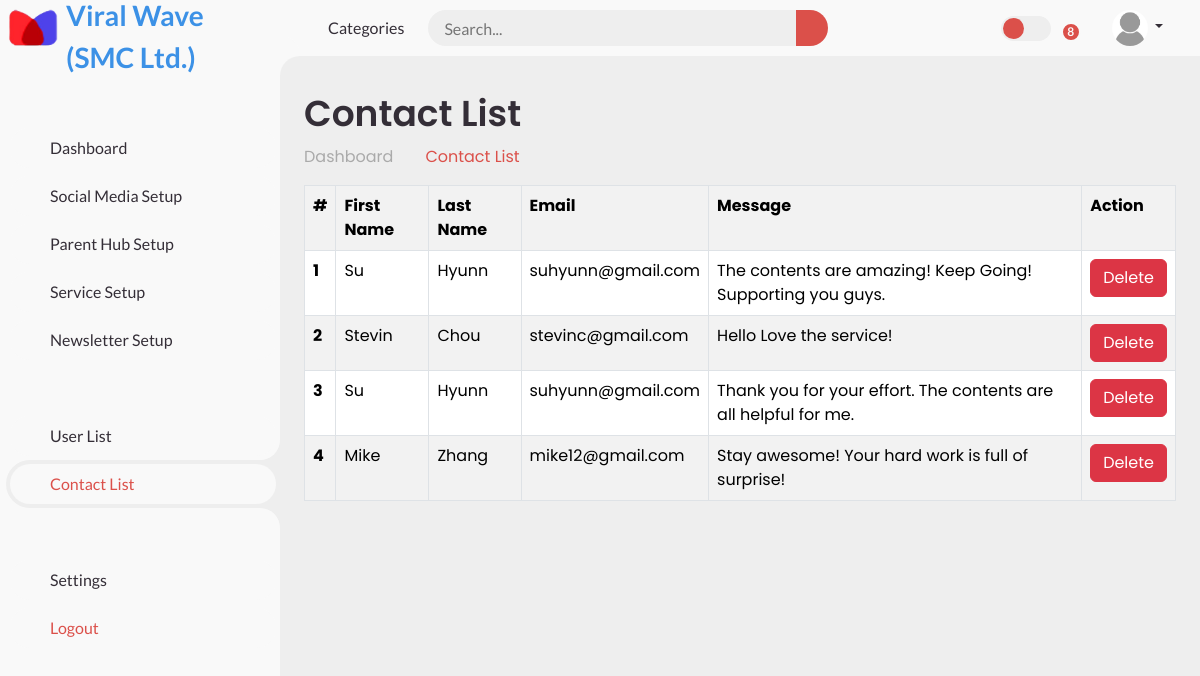
The page /Server/ContactList.php on the database its author committed.
### tables this page shows
CREATE TABLE `contact` (
  `id` int(11) NOT NULL,
  `firstname` varchar(100) NOT NULL,
  `lastname` varchar(100) NOT NULL,
  `email` varchar(100) NOT NULL,
  `message` varchar(500) NOT NULL
);

### Server/ContactList.php (the view, shortened to what this page needs)
<!DOCTYPE html>
<html lang="en">
<?php
include '../Config/DBconnect.php';
$email = $_SESSION['email'];
$sql_show = "SELECT * FROM contact";
$result = mysqli_query($conn, $sql_show);
$sql_img = "SELECT profile, name FROM user WHERE email = '$email'";
$result_img = $conn->query($sql_img);
$card = $result_img->fetch_assoc();
$row_num = 1;
?>
<head>
    <link href='https://unpkg.com/boxicons@2.0.9/css/boxicons.min.css' rel='stylesheet'>
    <link rel='stylesheet' href='https://cdn-uicons.flaticon.com/2.4.2/uicons-regular-rounded/css/uicons-regular-rounded.css'>
    <link rel="stylesheet" href="https://cdn.jsdelivr.net/npm/bootstrap-icons@1.11.3/font/bootstrap-icons.min.css">
    <link href="https://cdn.jsdelivr.net/npm/bootstrap@5.3.2/dist/css/bootstrap.min.css" rel="stylesheet" />
    <link rel="stylesheet" href="../CSS/AdminDashboard.css">
</head>
<body>
    <section id="sidebar">
        <a href="#" class="brand">
            <img src="../Images/FavtIcon-removebg-preview.png" alt="Logo" width="50" class="mx-2">
            <span class="text mt-3 fs-3">
                Viral Wave <br> (SMC Ltd.)
            </span>
        </a>
        <ul class="side-menu top">
            <li>
                <a href="Adminindex.php">
                    <span class="text">Dashboard</span>
                </a>
            </li>
            <li>
                <a href="SocialMediaSetup.php">
                    <span class="text">Social Media Setup</span>
                </a>
            </li>
            <li>
                <a href="ParentHubSetup.php">
                    <span class="text">Parent Hub Setup</span>
                </a>
            </li>
            <li>
                <a href="ServiceSetup.php">
                    <span class="text">Service Setup</span>
                </a>
            </li>
            <li>
                <a href="NewsletterSetup.php">
                    <span class="text">Newsletter Setup</span>
                </a>
            </li>
        </ul>
        <ul class="side-menu top">
            <li>
                <a href="UserList.php">
                    <span class="text">User List</span>
                </a>
            </li>
            <li class="active">
                <a href="#">
                    <span class="text">Contact List</span>
                </a>
            </li>
        </ul>
        <ul class="side-menu">
            <li>
                <a href="#">
                    <span class="text">Settings</span>
                </a>
            </li>
            <li>
                <a href="../Log/logout.php" class="logout">
                    <span class="text">Logout</span>
                </a>
            </li>
        </ul>
    </section>
    <section id="content">
        <nav>
            <a href="#" class="nav-link">Categories</a>
            <form action="#">
                <div class="form-input">
                    <input type="search" placeholder="Search...">
                    <button type="submit" class="search-btn"><i class="fi fi-rr-search"></i></button>
                </div>
            </form>
            <label for="switch-mode" class="switch-mode"></label>
            <a href="#" class="notification">
                <span class="num">8</span>
            </a>
            <div class="dropdown open">
                <a class="btn dropdown-toggle" type="button" id="triggerId" data-bs-toggle="dropdown" aria-haspopup="true" aria-expanded="false">
                    <?php if (empty($card['profile'])) { ?>
                        <img src="../Images/default_profile.png" class="rounded-5" width="36" height="36" alt="image">
                    <?php } else { ?>
                        <img src="<?php echo "../Images/UploadedImages\\" . $card['profile']; ?>" class="rounded-5" width="36" height="36" alt="image">
                    <?php }
                    echo $card['name']; ?>
                </a>
            </div>
        </nav>
        <main>
            <div class="head-title">
                <div class="left">
                    <h1>Contact List</h1>
                    <ul class="breadcrumb">
                        <li>
                            <a href="#">Dashboard</a>
                        </li>
                        <li>
                            <a class="active" href="#">Contact List</a>
                        </li>
                    </ul>
                </div>
            </div>
            <section id="Cont-list">
                <table class="table table-bordered table-striped table-wrap">
                    <tr>
                        <th scope="col">#</th>
                        <th scope="col">First Name</th>
                        <th scope="col">Last Name</th>
                        <th scope="col">Email</th>
                        <th scope="col">Message</th>
                        <th scope="col">Action</th>
                    </tr>
                    <?php
                    while ($row = $result->fetch_assoc()) {
                    ?>
                        <tr>
                            <th scope="row"><?php echo $row_num; ?></th>
                            <?php $row_num++; ?>
                            <td><?php echo $row['firstname']; ?></td>
                            <td><?php echo $row['lastname']; ?></td>
                            <td><?php echo $row['email']; ?></td>
                            <td><?php echo $row['message']; ?></td>
                            <td>
                                <a href="ContactList.php?delete_id=<?php echo $row['id']; ?>" role="button" class="btn btn-danger" type="submit" name="btnDelete">
                                    Delete
                                </a>
                            </td>
                        </tr>
                    <?php } ?>
                </table>
            </section>
        </main>
    </section>
</body>
</html>

### rows shown on the page
contact: firstname "Su", lastname "Hyunn", email "suhyunn@gmail.com", message "The contents are amazing! Keep Going! Supporting you guys."
contact: firstname "Stevin", lastname "Chou", email "stevinc@gmail.com", message "Hello Love the service!"
contact: firstname "Su", lastname "Hyunn", email "suhyunn@gmail.com", message "Thank you for your effort. The contents are all helpful for me."
contact: firstname "Mike", lastname "Zhang", email "mike12@gmail.com", message "Stay awesome! Your hard work is full of surprise!"
